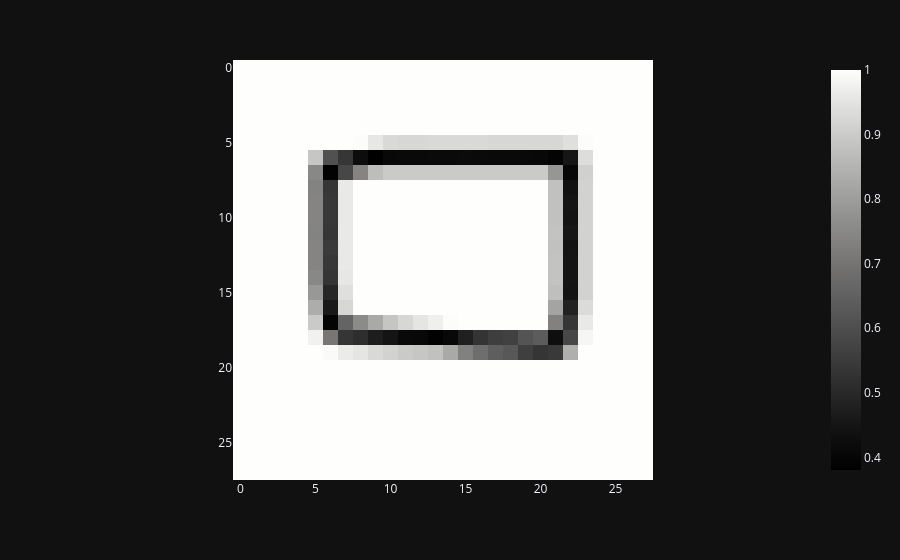

The code cell stored with this chart in its notebook:
### Code cell
px.imshow(df.iloc[204, 1:].to_numpy().reshape(28, 28), color_continuous_scale="gray")

### Figure 1 — Plotly figure (JSON) as saved in the notebook; plotly's stock layout.template omitted (floating-point values rounded to 4 significant figures; data arrays with more than 128 entries replaced by an {"elided": "..."} marker saying what was removed)
{"data": [{"coloraxis": "coloraxis", "name": "0", "z": {"elided": "28x28 float values"}, "type": "heatmap", "xaxis": "x", "yaxis": "y", "hovertemplate": "x: %{x}<br>y: %{y}<br>color: %{z}<extra></extra>"}], "layout": {"xaxis": {"anchor": "y", "domain": [0.0, 1.0], "scaleanchor": "y", "constrain": "domain"}, "yaxis": {"anchor": "x", "domain": [0.0, 1.0], "autorange": "reversed", "constrain": "domain"}, "coloraxis": {"colorscale": [[0.0, "rgb(0, 0, 0)"], [0.09091, "rgb(16, 16, 16)"], [0.1818, "rgb(38, 38, 38)"], [0.2727, "rgb(59, 59, 59)"], [0.3636, "rgb(81, 80, 80)"], [0.4545, "rgb(102, 101, 101)"], [0.5455, "rgb(124, 123, 122)"], [0.6364, "rgb(146, 146, 145)"], [0.7273, "rgb(171, 171, 170)"], [0.8182, "rgb(197, 197, 195)"], [0.9091, "rgb(224, 224, 223)"], [1.0, "rgb(254, 254, 253)"]]}, "margin": {"t": 60}}}
